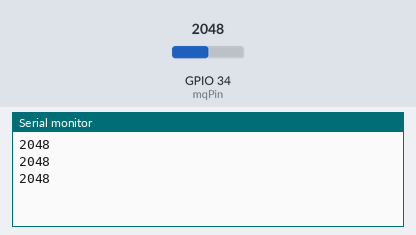
The sketch below on a simulated ESP32. Parts: the last lines printed to the serial monitor. The inputs (shaded band) are chosen by the test bench; at power-on: GPIO 34 (mqPin) = 2048.

Above: at 1.3 s.
1.4 s: GPIO 34 (mqPin) set to 2866
At 1.9 s:
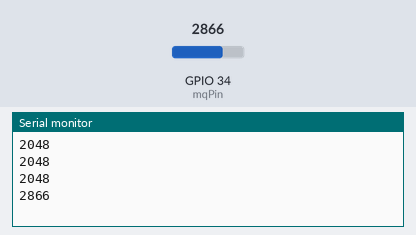
2.9 s: GPIO 34 (mqPin) set to 3603
At 3.4 s:
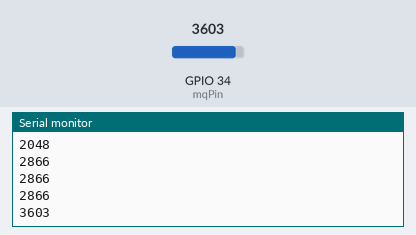
Timing chart, 0 to 5.9 s (numbered marks = the images above; inputs shaded):
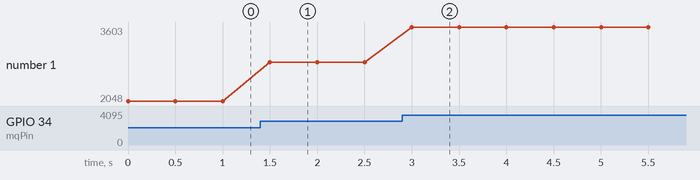

The sketch:

sketch_dec5emqsensor.ino
```cpp
int mqPin = 34;

void setup() {
  Serial.begin(115200);
}

void loop() {
  int value = analogRead(mqPin);
  Serial.println(value);
  delay(500);
}
```

Measured:
- after the input at 1.4 s, the serial monitor: prints a new line after 0.10 s (image 1)
- after the input at 2.9 s, the serial monitor: prints a new line after 0.10 s (image 2)
- plotted number 1: 2048 → 2866 after the input at 1.4 s, 2866 → 3603 after the input at 2.9 s
